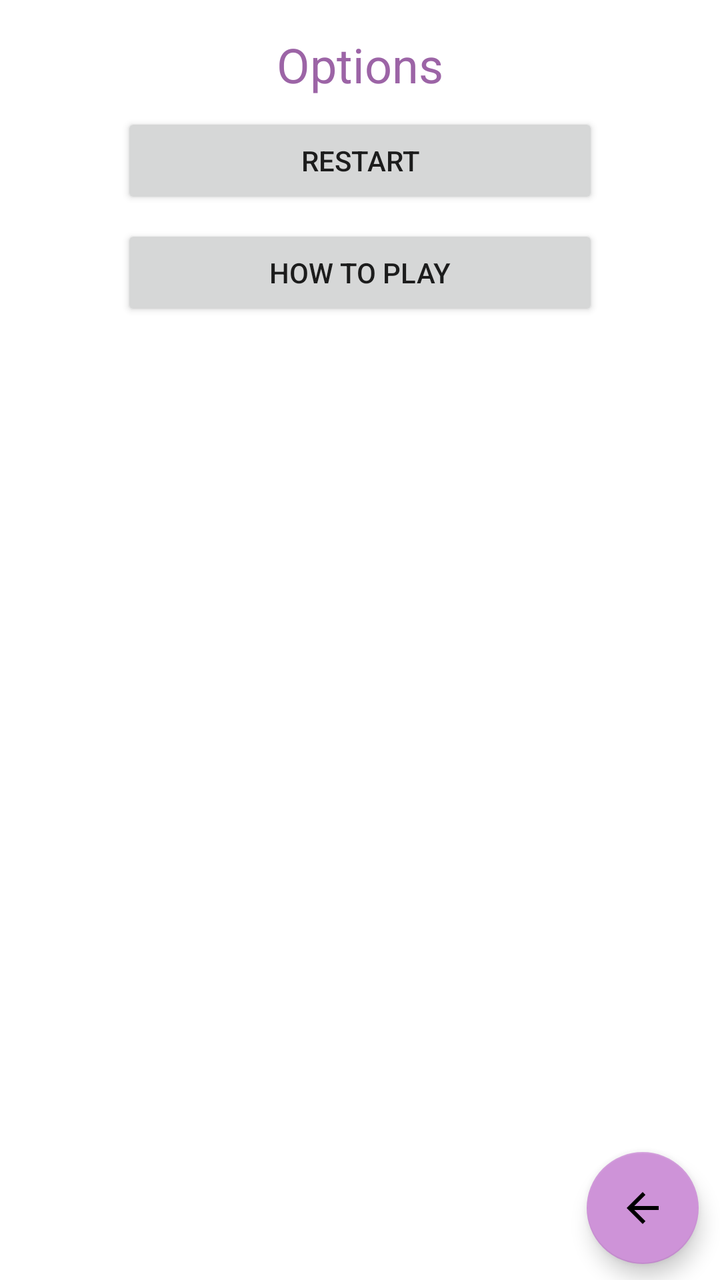
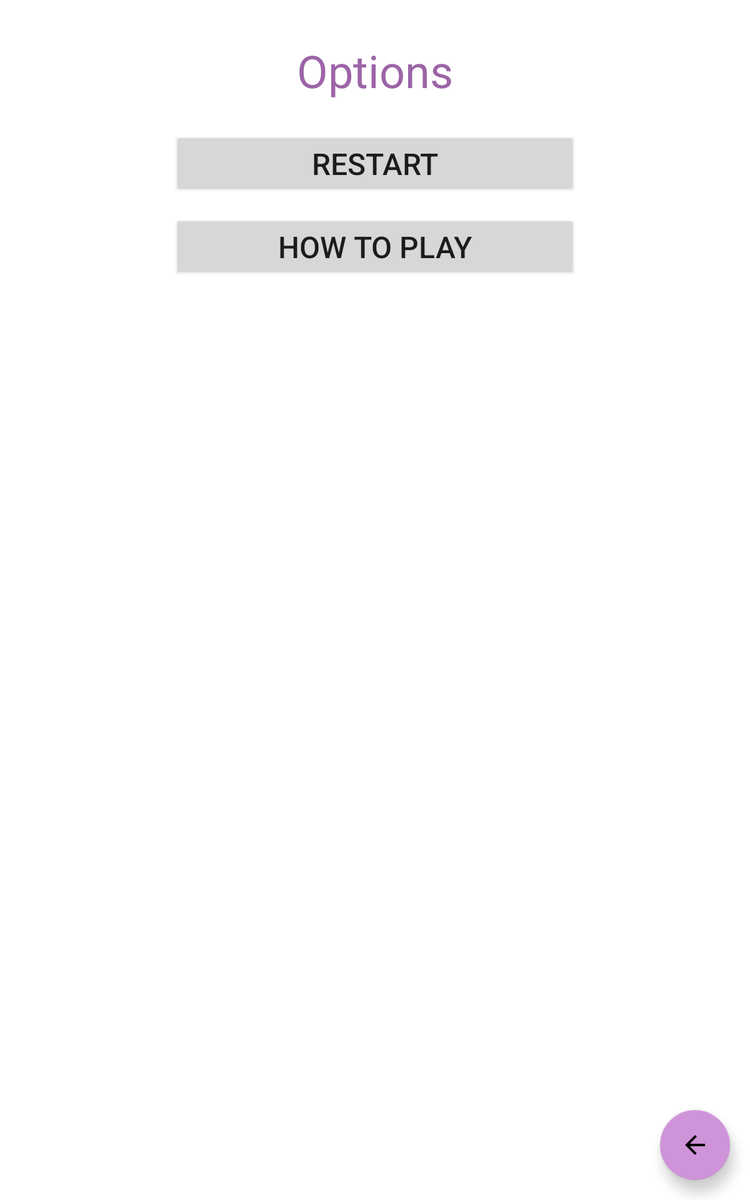

First picture: res/layout/ on a phone held upright. Second picture: the repository's own variant of that layout, on a device whose configuration matches the variant's folder. Source for both follows.
<!-- AndroidManifest.xml: application theme Theme.GalaxyTrader -->
<!-- res/layout/activity_options.xml -->
<?xml version="1.0" encoding="utf-8"?>
<androidx.constraintlayout.widget.ConstraintLayout xmlns:android="http://schemas.android.com/apk/res/android"
    xmlns:app="http://schemas.android.com/apk/res-auto"
    xmlns:tools="http://schemas.android.com/tools"
    android:layout_width="match_parent"
    android:layout_height="match_parent"
    tools:context=".activities.OptionsActivity">

    <androidx.constraintlayout.widget.Guideline
        android:id="@+id/guideline19"
        android:layout_width="wrap_content"
        android:layout_height="wrap_content"
        android:orientation="vertical"
        app:layout_constraintGuide_percent="0.97" />

    <androidx.constraintlayout.widget.Guideline
        android:id="@+id/guideline18"
        android:layout_width="wrap_content"
        android:layout_height="wrap_content"
        android:orientation="vertical"
        app:layout_constraintGuide_percent="0.03" />

    <com.google.android.material.floatingactionbutton.FloatingActionButton
        android:id="@+id/backOptionsBtn"
        android:layout_width="wrap_content"
        android:layout_height="wrap_content"
        android:layout_marginBottom="8dp"
        android:clickable="true"
        app:layout_constraintBottom_toBottomOf="parent"
        app:layout_constraintEnd_toStartOf="@+id/guideline19"
        app:srcCompat="@drawable/abc_vector_test" />

    <TextView
        android:id="@+id/optionsTxt"
        android:layout_width="0dp"
        android:layout_height="wrap_content"
        android:layout_marginTop="16dp"
        android:text="Options"
        android:textAlignment="center"
        android:textColor="@color/secondaryDarkColor"
        android:textSize="24sp"
        app:layout_constraintEnd_toStartOf="@+id/guideline19"
        app:layout_constraintStart_toStartOf="@+id/guideline18"
        app:layout_constraintTop_toTopOf="parent" />

    <Button
        android:id="@+id/restartOptionsBtn"
        android:layout_width="0dp"
        android:layout_height="wrap_content"
        android:layout_marginStart="50dp"
        android:layout_marginTop="8dp"
        android:layout_marginEnd="50dp"
        android:text="Restart"
        app:layout_constraintEnd_toStartOf="@+id/guideline19"
        app:layout_constraintStart_toStartOf="@+id/guideline18"
        app:layout_constraintTop_toBottomOf="@+id/optionsTxt" />

    <Button
        android:id="@+id/hoeToOptionsBtn"
        android:layout_width="0dp"
        android:layout_height="wrap_content"
        android:layout_marginStart="50dp"
        android:layout_marginTop="8dp"
        android:layout_marginEnd="50dp"
        android:text="How to play"
        app:layout_constraintEnd_toStartOf="@+id/guideline19"
        app:layout_constraintStart_toStartOf="@+id/guideline18"
        app:layout_constraintTop_toBottomOf="@+id/restartOptionsBtn" />

</androidx.constraintlayout.widget.ConstraintLayout>
<!-- resources referenced by this layout -->
<resources>
  <color name="secondaryDarkColor">#9c64a6</color>
  <style name="Theme.GalaxyTrader" parent="Theme.MaterialComponents.Light.DarkActionBar">
          
          <item name="colorPrimary">@color/primaryColor</item>
          <item name="colorPrimaryVariant">@color/primaryLightColor</item>
          <item name="colorOnPrimary">@color/white</item>
          
          <item name="colorSecondary">@color/secondaryColor</item>
          <item name="colorSecondaryVariant">@color/secondaryLightColor</item>
          <item name="colorOnSecondary">@color/black</item>
          
          <item name="android:statusBarColor" tools:targetApi="l">?attr/colorPrimaryVariant</item>
          
  
      </style>
  <color name="primaryColor">#b0bec5</color>
  <color name="primaryLightColor">#e2f1f8</color>
  <color name="white">#FFFFFFFF</color>
  <color name="secondaryColor">#ce93d8</color>
  <color name="secondaryLightColor">#ffc4ff</color>
  <color name="black">#FF000000</color>
</resources>
<!-- res/layout-sw600dp/activity_options.xml (the author's variant of the layout above) -->
<!-- drawn on a 7-inch tablet held upright -->
<?xml version="1.0" encoding="utf-8"?>
<androidx.constraintlayout.widget.ConstraintLayout xmlns:android="http://schemas.android.com/apk/res/android"
    xmlns:app="http://schemas.android.com/apk/res-auto"
    xmlns:tools="http://schemas.android.com/tools"
    android:layout_width="match_parent"
    android:layout_height="match_parent"
    tools:context=".activities.OptionsActivity">

    <androidx.constraintlayout.widget.Guideline
        android:id="@+id/guideline19"
        android:layout_width="wrap_content"
        android:layout_height="wrap_content"
        android:orientation="vertical"
        app:layout_constraintGuide_percent="0.97" />

    <androidx.constraintlayout.widget.Guideline
        android:id="@+id/guideline18"
        android:layout_width="wrap_content"
        android:layout_height="wrap_content"
        android:orientation="vertical"
        app:layout_constraintGuide_percent="0.03" />

    <com.google.android.material.floatingactionbutton.FloatingActionButton
        android:id="@+id/backOptionsBtn"
        android:layout_width="wrap_content"
        android:layout_height="wrap_content"
        android:layout_marginEnd="16dp"
        android:layout_marginBottom="16dp"
        android:clickable="true"
        app:layout_constraintBottom_toBottomOf="parent"
        app:layout_constraintEnd_toEndOf="parent"
        app:srcCompat="@drawable/abc_vector_test" />

    <TextView
        android:id="@+id/optionsTxt"
        android:layout_width="0dp"
        android:layout_height="wrap_content"
        android:layout_marginTop="32dp"
        android:text="Options"
        android:textAlignment="center"
        android:textColor="@color/secondaryDarkColor"
        android:textSize="36sp"
        app:layout_constraintEnd_toStartOf="@+id/guideline19"
        app:layout_constraintStart_toStartOf="@+id/guideline18"
        app:layout_constraintTop_toTopOf="parent" />

    <Button
        android:id="@+id/restartOptionsBtn"
        android:layout_width="0dp"
        android:layout_height="wrap_content"
        android:layout_marginStart="120dp"
        android:layout_marginTop="24dp"
        android:layout_marginEnd="120dp"
        android:padding="10dp"
        android:text="Restart"
        android:textSize="24sp"
        app:layout_constraintEnd_toStartOf="@+id/guideline19"
        app:layout_constraintStart_toStartOf="@+id/guideline18"
        app:layout_constraintTop_toBottomOf="@+id/optionsTxt" />

    <Button
        android:id="@+id/hoeToOptionsBtn"
        android:layout_width="0dp"
        android:layout_height="wrap_content"
        android:layout_marginStart="120dp"
        android:layout_marginTop="14dp"
        android:layout_marginEnd="120dp"
        android:padding="10dp"
        android:text="How to play"
        android:textSize="24sp"
        app:layout_constraintEnd_toStartOf="@+id/guideline19"
        app:layout_constraintStart_toStartOf="@+id/guideline18"
        app:layout_constraintTop_toBottomOf="@+id/restartOptionsBtn" />

</androidx.constraintlayout.widget.ConstraintLayout>
